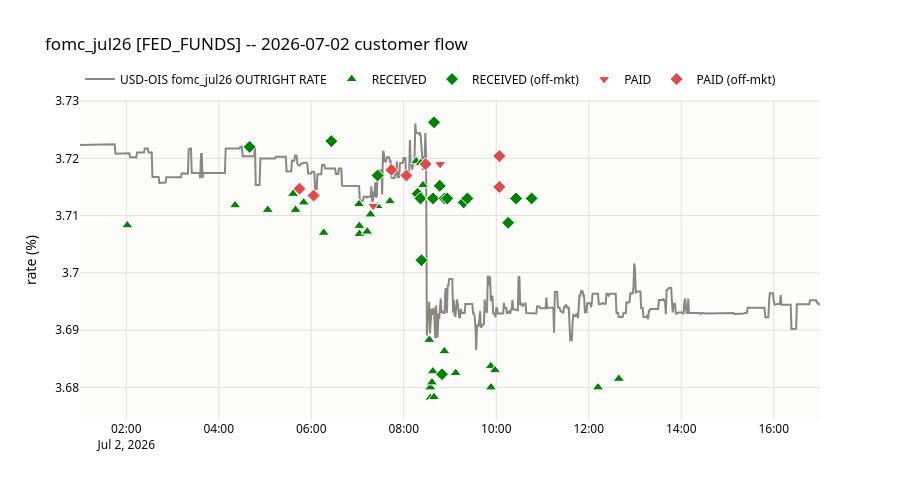

The cell this chart's notebook holds for it:
### Code cell
q = UnifiedQuery(
    curve="USD-OIS-Q12xM12STIRT-SERFFX-MIX23",
    tenor="fomc_jul26",
    value=UnifiedValue.IRS_RATE,
)

fig = dealer_flow_chart(q, datetime.date(2026, 7, 2), customer=True, start_hour=1, end_hour=17, scale_by_dv01=False, marker_at_traded_rate=True, rate_index='FED_FUNDS')
fig.show()

### Figure 1 — Plotly figure (JSON) as saved in the notebook; plotly's stock layout.template omitted (floating-point values rounded to 4 significant figures; data arrays with more than 128 entries replaced by an {"elided": "..."} marker saying what was removed)
{"data": [{"hovertemplate": "%{y:.4f}<extra>rate</extra>", "line": {"color": "#898781", "width": 2}, "mode": "lines", "name": "USD-OIS fomc_jul26 OUTRIGHT RATE", "type": "scatter", "x": {"elided": "961 str values"}, "y": {"elided": "961 float values"}}, {"customdata": {"elided": "31x12 mixed values"}, "hovertemplate": "<b>customer RECEIVED</b><br>DV01: %{customdata[0]:,.0f}  notional: %{customdata[1]}<br>rate: %{customdata[2]}  mid: %{customdata[3]}  s2m: %{customdata[4]}<br>eff: %{customdata[5]}  exp: %{customdata[6]}  tenor: %{customdata[7]}<br>type: %{customdata[10]}  index: %{customdata[11]}<br>conf: %{customdata[8]}  method: %{customdata[9]}<extra></extra>", "marker": {"color": "#008300", "line": {"color": "white", "width": 1}, "size": 10, "symbol": "triangle-up"}, "mode": "markers", "name": "RECEIVED", "type": "scatter", "x": ["2026-07-02T02:01:23-04:00", "2026-07-02T04:21:13-04:00", "2026-07-02T05:03:33-04:00", "2026-07-02T05:36:23-04:00", "2026-07-02T05:50:12-04:00", "2026-07-02T06:16:10-04:00", "2026-07-02T07:02:24-04:00", "2026-07-02T07:02:29-04:00", "2026-07-02T07:01:53-04:00", "2026-07-02T07:12:35-04:00", "2026-07-02T07:16:54-04:00", "2026-07-02T07:26:07-04:00", "2026-07-02T07:42:08-04:00", "2026-07-02T08:16:12-04:00", "2026-07-02T08:22:07-04:00", "2026-07-02T08:24:57-04:00", "2026-07-02T08:33:09-04:00", "2026-07-02T08:34:33-04:00", "2026-07-02T08:34:37-04:00", "2026-07-02T08:36:34-04:00", "2026-07-02T08:39:12-04:00", "2026-07-02T08:37:46-04:00", "2026-07-02T05:39:40-04:00", "2026-07-02T08:52:41-04:00", "2026-07-02T09:07:20-04:00", "2026-07-02T09:51:54-04:00", "2026-07-02T09:52:51-04:00", "2026-07-02T09:53:09-04:00", "2026-07-02T09:58:23-04:00", "2026-07-02T12:39:02-04:00", "2026-07-02T12:12:00-04:00"], "y": [3.708, 3.712, 3.711, 3.714, 3.712, 3.707, 3.708, 3.707, 3.712, 3.707, 3.71, 3.712, 3.712, 3.72, 3.719, 3.715, 3.688, 3.68, 3.678, 3.681, 3.678, 3.683, 3.711, 3.686, 3.682, 3.684, 3.684, 3.68, 3.683, 3.682, 3.68]}, {"customdata": {"elided": "18x12 mixed values"}, "hovertemplate": "<b>customer RECEIVED  OFF-MARKET</b><br>DV01: %{customdata[0]:,.0f}  notional: %{customdata[1]}<br>rate: %{customdata[2]}  mid: %{customdata[3]}  s2m: %{customdata[4]}<br>eff: %{customdata[5]}  exp: %{customdata[6]}  tenor: %{customdata[7]}<br>type: %{customdata[10]}  index: %{customdata[11]}<br>conf: %{customdata[8]}  method: %{customdata[9]}<extra></extra>", "marker": {"color": "#008300", "line": {"color": "white", "width": 1}, "size": 10, "symbol": "diamond"}, "mode": "markers", "name": "RECEIVED (off-mkt)", "type": "scatter", "x": ["2026-07-02T04:39:59-04:00", "2026-07-02T06:26:07-04:00", "2026-07-02T07:26:04-04:00", "2026-07-02T08:18:05-04:00", "2026-07-02T08:21:42-04:00", "2026-07-02T08:23:01-04:00", "2026-07-02T08:36:41-04:00", "2026-07-02T08:37:59-04:00", "2026-07-02T08:39:17-04:00", "2026-07-02T08:46:41-04:00", "2026-07-02T08:49:39-04:00", "2026-07-02T08:52:53-04:00", "2026-07-02T08:56:26-04:00", "2026-07-02T09:17:46-04:00", "2026-07-02T09:22:31-04:00", "2026-07-02T10:15:27-04:00", "2026-07-02T10:25:44-04:00", "2026-07-02T10:45:55-04:00"], "y": [3.722, 3.723, 3.717, 3.714, 3.713, 3.702, 3.713, 3.713, 3.726, 3.715, 3.682, 3.713, 3.713, 3.712, 3.713, 3.709, 3.713, 3.713]}, {"customdata": [[40509, "3000.0M", "3.712%", "371.254%", "-0.1bp", "2026-07-29", "2026-09-16", "2M", "LOW", "TICK_RULE", "OUTRIGHT", "FED_FUNDS"], [49963, "3700.0M", "3.719%", "369.194%", "+2.7bp", "2026-07-29", "2026-09-16", "2M", "MEDIUM", "RATE_VS_MID", "OUTRIGHT", "FED_FUNDS"]], "hovertemplate": "<b>customer PAID</b><br>DV01: %{customdata[0]:,.0f}  notional: %{customdata[1]}<br>rate: %{customdata[2]}  mid: %{customdata[3]}  s2m: %{customdata[4]}<br>eff: %{customdata[5]}  exp: %{customdata[6]}  tenor: %{customdata[7]}<br>type: %{customdata[10]}  index: %{customdata[11]}<br>conf: %{customdata[8]}  method: %{customdata[9]}<extra></extra>", "marker": {"color": "#e34948", "line": {"color": "white", "width": 1}, "size": 10, "symbol": "triangle-down"}, "mode": "markers", "name": "PAID", "type": "scatter", "x": ["2026-07-02T07:20:23-04:00", "2026-07-02T08:47:13-04:00"], "y": [3.712, 3.719]}, {"customdata": [[10127, "750.0M", "3.715%", "?", "?", "2026-07-29", "2026-09-16", "2M", "LOW", "NPV_VS_UPFRONT", "OUTRIGHT", "FED_FUNDS"], [25656, "1900.0M", "3.714%", "?", "?", "2026-07-29", "2026-09-16", "2M", "LOW", "NPV_VS_UPFRONT", "OUTRIGHT", "FED_FUNDS"], [25656, "1900.0M", "3.714%", "?", "?", "2026-07-29", "2026-09-16", "2M", "LOW", "NPV_VS_UPFRONT", "OUTRIGHT", "FED_FUNDS"], [101272, "7500.0M", "3.718%", "?", "?", "2026-07-29", "2026-09-16", "2M", "MEDIUM", "NPV_VS_UPFRONT", "OUTRIGHT", "FED_FUNDS"], [25656, "1900.0M", "3.717%", "?", "?", "2026-07-29", "2026-09-16", "2M", "LOW", "NPV_VS_UPFRONT", "OUTRIGHT", "FED_FUNDS"], [40509, "3000.0M", "3.719%", "?", "?", "2026-07-29", "2026-09-16", "2M", "HIGH", "NPV_VS_UPFRONT", "OUTRIGHT", "FED_FUNDS"], [40509, "3000.0M", "3.719%", "?", "?", "2026-07-29", "2026-09-16", "2M", "HIGH", "NPV_VS_UPFRONT", "OUTRIGHT", "FED_FUNDS"], [12828, "950.0M", "3.715%", "?", "?", "2026-07-29", "2026-09-16", "2M", "LOW", "NPV_VS_UPFRONT", "OUTRIGHT", "FED_FUNDS"], [12828, "950.0M", "3.720%", "?", "?", "2026-07-29", "2026-09-16", "2M", "LOW", "NPV_VS_UPFRONT", "OUTRIGHT", "FED_FUNDS"]], "hovertemplate": "<b>customer PAID  OFF-MARKET</b><br>DV01: %{customdata[0]:,.0f}  notional: %{customdata[1]}<br>rate: %{customdata[2]}  mid: %{customdata[3]}  s2m: %{customdata[4]}<br>eff: %{customdata[5]}  exp: %{customdata[6]}  tenor: %{customdata[7]}<br>type: %{customdata[10]}  index: %{customdata[11]}<br>conf: %{customdata[8]}  method: %{customdata[9]}<extra></extra>", "marker": {"color": "#e34948", "line": {"color": "white", "width": 1}, "size": 10, "symbol": "diamond"}, "mode": "markers", "name": "PAID (off-mkt)", "type": "scatter", "x": ["2026-07-02T05:44:46-04:00", "2026-07-02T06:03:03-04:00", "2026-07-02T06:03:03-04:00", "2026-07-02T07:44:01-04:00", "2026-07-02T08:03:29-04:00", "2026-07-02T08:28:24-04:00", "2026-07-02T08:28:24-04:00", "2026-07-02T10:04:05-04:00", "2026-07-02T10:04:05-04:00"], "y": [3.715, 3.714, 3.714, 3.718, 3.717, 3.719, 3.719, 3.715, 3.72]}], "layout": {"font": {"color": "#0b0b0b", "family": "system-ui, -apple-system, sans-serif"}, "height": 500, "hovermode": "x unified", "legend": {"orientation": "h", "x": 0, "xanchor": "left", "y": 1.02, "yanchor": "bottom"}, "paper_bgcolor": "white", "plot_bgcolor": "#fcfcfb", "title": {"text": "fomc_jul26 [FED_FUNDS] -- 2026-07-02 customer flow"}, "xaxis": {"gridcolor": "#e1e0d9", "gridwidth": 1, "title": {"text": ""}}, "yaxis": {"gridcolor": "#e1e0d9", "gridwidth": 1, "title": {"text": "rate (%)"}}}}
